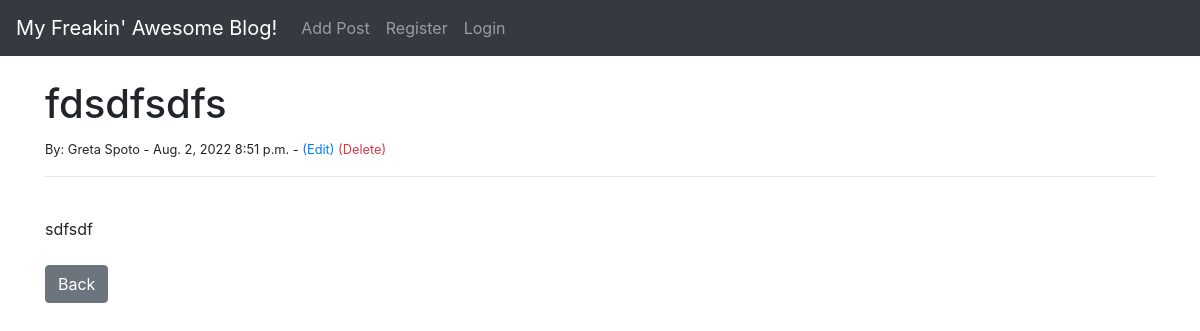
Screenshot of /article/15 with the database file from the repository.
### theblog/models.py (models this page shows, shortened)
class Post(models.Model):
    title = models.CharField(max_length=255)
    title_tag = models.CharField(max_length=255)
    author = models.ForeignKey(User, on_delete=models.CASCADE)
    body = models.TextField()
    post_date = models.DateField(auto_now_add=True)
    post_time = models.TimeField(auto_now_add=True)

### theblog/views.py (the view)
class ArticleDetailView(DetailView):
    model = Post
    template_name = 'article_details.html'

### theblog/templates/article_details.html (shortened to what this page needs)
{% extends 'base.html' %}
{% block content %}
    <h1>{{ post.title }}</h1>
    <small>
        By: {{ post.author.first_name }} {{ post.author.last_name }}
        - {{ post.post_date }} {{ post.post_time }}
        - <a href="{% url 'update_post' post.pk %}">(Edit)</a>
          <a class="text-danger" href="{% url 'delete_post' post.pk %}">(Delete)</a>
    </small>
    <br/> <hr> <br/>
    {{ post.body }}
    <br/> <br/>
    <a href="{% url 'home' %}" class="btn btn-secondary"">Back</a>
{% endblock %}

### rows the page displays
Post: title "fdsdfsdfs", author.first_name "Greta", author.last_name "Spoto", post_date "Aug. 2, 2022", post_time "8:51 p.m.", body "sdfsdf"
